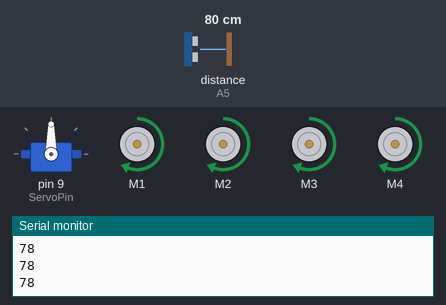
The program below on a simulated Arduino Uno, built with avr-gcc and run on an emulated ATmega328P. Parts: servo, 4 × DC motor (green arrow = forward, orange = backward, longer = faster), the last lines printed to the serial monitor. Wiring (inferred from the names in the program): ultrasonic range finder: trigger A0; echo A5. The test bench sets the inputs (shaded band); at power-on: distance to the obstacle (sensor on A5) 80 cm. The echo pulse lasts 58.3 µs per cm.

Above: at 1.5 s.
1.6 s: distance to the obstacle (sensor on A5) set to 44 cm
3.1 s: distance to the obstacle (sensor on A5) set to 38 cm
At 4.8 s:
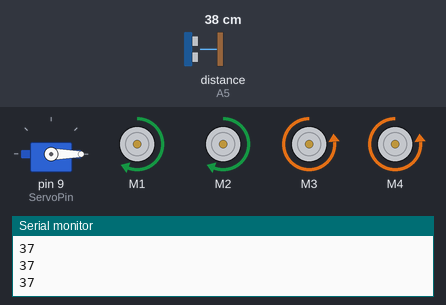
6.1 s: distance to the obstacle (sensor on A5) set to 60 cm
At 6.6 s:
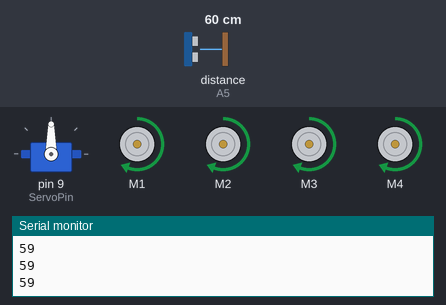
7.6 s: distance to the obstacle (sensor on A5) set to 2 cm
At 8.5 s:
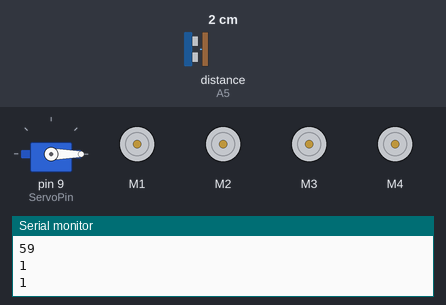
Timing chart, 0 to 11.6 s (numbered marks = the images above; inputs shaded):
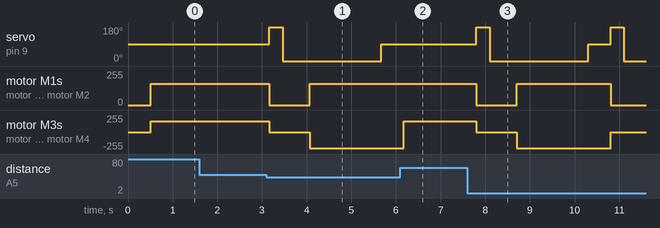

The program:

main.cpp
```cpp
#include <Arduino.h>
#include <Servo.h>
#include <AFMotor.h>

// all functions and objects
void (forward());
void (back());
void(left());
void(right());
void(Stop());
int (get_distance());
int (check_direction());
Servo myServo; // define servo object
// all gear motors
AF_DCMotor motor1(1, MOTOR12_1KHZ); // for my connection this is front RHS
AF_DCMotor motor2(2, MOTOR12_1KHZ); // for my connection this is rear RHS
AF_DCMotor motor3(3, MOTOR34_1KHZ); // for my connection this is rear LHS
AF_DCMotor motor4(4, MOTOR34_1KHZ); // for my connection this is front LHS

// define servo pins/parameters
int angle_to_turn; // angle to turn when it encounters an obstacle in gng straight
byte ServoPin=9; // control pin of servo, the other 2 are 5v and GND

// define pins/parameters for Sonic sensor
const byte trig_pin=A0; // sicne digital pins were not available on motor shield
const byte echo_pin=A5; // ended up using the analog pins
float travelTime;
int current_distance;
int set_motor_speed=160;
int speed_offset = 80; // used while taking turns to give extra power and speed
int max_distance=200;// objects beyond this ditance are ignored.
int stop_distance =40; // in cms
int dist_in_cms=0;


void setup() {
  myServo.attach(ServoPin);
  pinMode(trig_pin, OUTPUT);
  pinMode(echo_pin, INPUT);
  Stop();
  Serial.begin(9600);
}

void loop() {
myServo.write(90); // adjust this so Servo looks right ahead
delay(500);

while(true){
current_distance = get_distance(); // Get distance continuously
if (current_distance < stop_distance) {
  Stop();  // Stop immediately if an obstacle is detected ahead
  angle_to_turn = check_direction();  // Determine which direction to turn
  break;  // Exit while loop to handle turning
}else {
forward();  // Keep moving forward if no obstacle is detected
delay(200);  // Check the distance every 200ms while moving
}
}

  // Handling the turn after stopping
  switch (angle_to_turn) {
    case 0:
      left();
      delay(800);  // turn left
      break;
    case 2:
      right();
      delay(800);  // turn right
      break;
    case 1:
      left();
      delay(1600);  // turn left more if both directions blocked
      break;
  }
}

void forward()
{
  motor1.setSpeed(set_motor_speed); // Define maximum velocity
  motor1.run(FORWARD);  // rotate the motor clockwise
  motor2.setSpeed(set_motor_speed); // Define maximum velocity
  motor2.run(FORWARD);  // rotate the motor clockwise
  motor3.setSpeed(set_motor_speed); // Define maximum velocity
  motor3.run(FORWARD);  // rotate the motor clockwise
  motor4.setSpeed(set_motor_speed); // Define maximum velocity
  motor4.run(FORWARD);  // rotate the motor clockwise
}

void back()
{
  motor1.setSpeed(set_motor_speed); // Define maximum velocity
  motor1.run(BACKWARD); // rotate the motor anti-clockwise
  motor2.setSpeed(set_motor_speed); // Define maximum velocity
  motor2.run(BACKWARD); // rotate the motor anti-clockwise
  motor3.setSpeed(set_motor_speed); // Define maximum velocity
  motor3.run(BACKWARD); // rotate the motor anti-clockwise
  motor4.setSpeed(set_motor_speed); // Define maximum velocity
  motor4.run(BACKWARD); // rotate the motor anti-clockwise
}

void right()
{
  motor1.setSpeed(set_motor_speed+speed_offset); // Define maximum velocity
  motor1.run(BACKWARD); // rotate the motor anti-clockwise
  motor2.setSpeed(set_motor_speed+speed_offset); // Define maximum velocity
  motor2.run(BACKWARD); // rotate the motor anti-clockwise
  motor3.setSpeed(set_motor_speed); // Define maximum velocity
  motor3.run(FORWARD);  // rotate the motor clockwise
  motor4.setSpeed(set_motor_speed); // Define maximum velocity
  motor4.run(FORWARD);  // rotate the motor clockwise
}

void left()
{
  motor1.setSpeed(set_motor_speed); // Define maximum velocity
  motor1.run(FORWARD);  // rotate the motor clockwise
  motor2.setSpeed(set_motor_speed); // Define maximum velocity
  motor2.run(FORWARD);  // rotate the motor clockwise
  motor3.setSpeed(set_motor_speed+speed_offset); // Define maximum velocity
  motor3.run(BACKWARD); // rotate the motor anti-clockwise
  motor4.setSpeed(set_motor_speed+speed_offset); // Define maximum velocity
  motor4.run(BACKWARD); // rotate the motor anti-clockwise
}

void Stop()
{
  motor1.setSpeed(0);  // Define minimum velocity
  motor1.run(RELEASE); // stop the motor when release the button
  motor2.setSpeed(0);  // Define minimum velocity
  motor2.run(RELEASE); // rotate the motor clockwise
  motor3.setSpeed(0);  // Define minimum velocity
  motor3.run(RELEASE); // stop the motor when release the button
  motor4.setSpeed(0);  // Define minimum velocity
  motor4.run(RELEASE); // stop the motor when release the button
}

int get_distance(){
digitalWrite(trig_pin, LOW); //Make sure ultrasound is off
delayMicroseconds(2);
digitalWrite(trig_pin, HIGH); //Send ping
delayMicroseconds(10);  //Ping must remain high for 10ms to send a proper signal out.
digitalWrite(trig_pin, LOW);  //stop ping
travelTime= pulseIn(echo_pin, HIGH); // gives the time in micro seconds
dist_in_cms= 0.017*travelTime; // calculated using distance= speed * time
Serial.println(dist_in_cms);
return dist_in_cms;
}

int check_direction(){
  /*
Checks left and right for an obstacle otherwise does a 360 turn
  */
int distances[2]={0,0}; //0 index is for left and 1 for right
int turn_dir;        // turn_dir 1 is reverse, 0 left, 2 right
myServo.write(180); // turn left
delay(300);
distances[0]= get_distance();
myServo.write(0); // turn right
delay(600);
distances[1]= get_distance();
if (distances[0]<stop_distance && distances[1]<stop_distance){
  turn_dir=1;
}
else if(distances[0]<stop_distance && distances[1]>stop_distance){
  turn_dir=2;
}
else if(distances[0]>stop_distance && distances[1]<stop_distance){ // if both are clear turn left
  turn_dir=0;
}
else if(distances[0]>distances[1]){
  turn_dir=0;
}
return turn_dir;
}
```

Measured:
- the behaviour switches between 41 and 40 cm on distance to the obstacle (sensor on A5) (found by bisection; images 0 and 1)
- after the input at 3.1 s, servo on pin 9 (ServoPin): 90° → 180° after 0.06 s, → 0° 0.30 s later, → 90° 2.2 s later; motor M1, motor M2: forward 160/255 → stopped after 0.06 s, → forward 160/255 0.91 s later; motor M3, motor M4: forward 160/255 → stopped after 0.06 s, → backward 240/255 0.91 s later
- after the input at 6.1 s, servo on pin 9 (ServoPin): stays 90° (without the input it goes to 180° after 0.07 s); motor M1, motor M2: stays forward 160/255 (without the input it goes to stopped after 0.07 s)
- after the input at 7.6 s, servo on pin 9 (ServoPin): 90° → 180° after 0.20 s, → 0° 0.30 s later, → 90° 2.2 s later, → 180° 0.50 s later, … (5 changes in this stretch); motor M1: forward 160/255 → stopped after 0.20 s, → forward 160/255 0.90 s later, → stopped 2.1 s later
